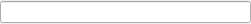
<?xml version="1.0" encoding="UTF-8"?>
<ui version="4.0">
 <class>QtIpItem</class>
 <widget class="QWidget" name="QtIpItem">
  <property name="geometry">
   <rect>
    <x>0</x>
    <y>0</y>
    <width>251</width>
    <height>24</height>
   </rect>
  </property>
  <property name="sizePolicy">
   <sizepolicy hsizetype="Fixed" vsizetype="Fixed">
    <horstretch>0</horstretch>
    <verstretch>0</verstretch>
   </sizepolicy>
  </property>
  <property name="windowTitle">
   <string>QtIpItem</string>
  </property>
  <layout class="QHBoxLayout" name="horizontalLayout">
   <property name="spacing">
    <number>5</number>
   </property>
   <property name="leftMargin">
    <number>0</number>
   </property>
   <property name="topMargin">
    <number>0</number>
   </property>
   <property name="rightMargin">
    <number>0</number>
   </property>
   <property name="bottomMargin">
    <number>0</number>
   </property>
   <item>
    <widget class="QLineEdit" name="ipAddress"/>
   </item>
  </layout>
 </widget>
 <layoutdefault spacing="6" margin="11"/>
 <resources/>
 <connections/>
</ui>
